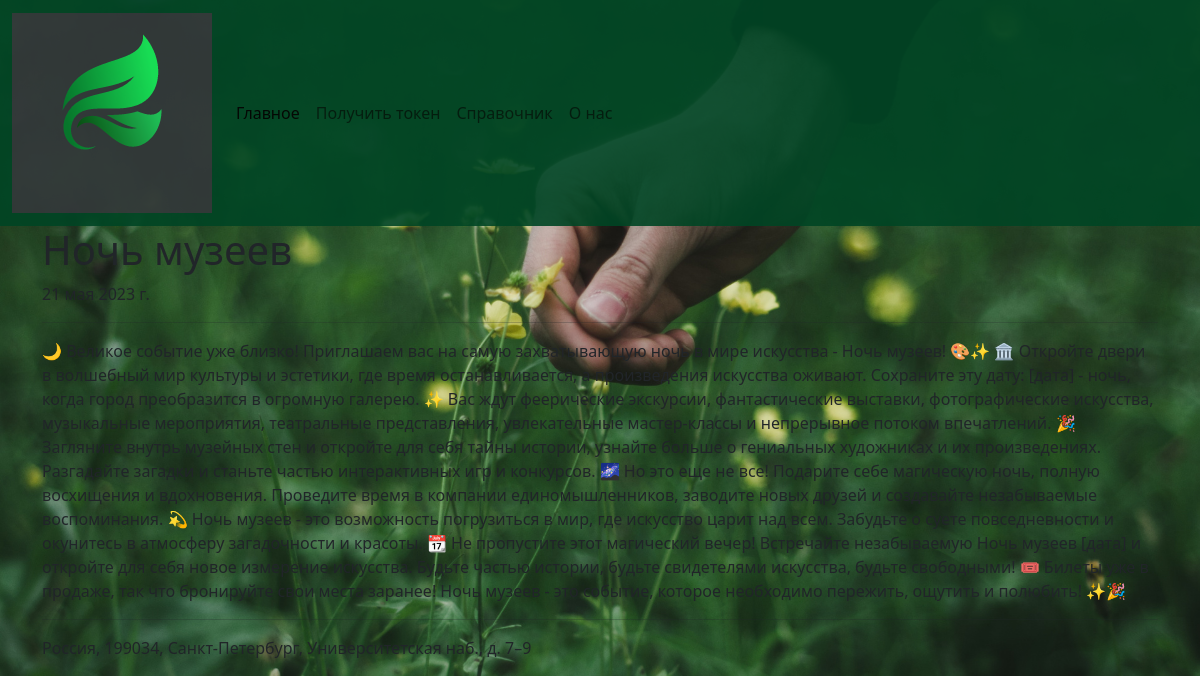
The page / on the database its author committed.
### register/models.py (models this page shows, shortened)
class Event(models.Model):
    name_event = models.CharField(max_length=255, blank=False, verbose_name='Название')
    date = models.DateField(blank=False, verbose_name='Дата(-ы) проведения')
    address = models.CharField(max_length=255,  blank=False, verbose_name='Адрес')
    anons = models.TextField(blank=False, verbose_name='Анонс')
    total = models.PositiveIntegerField(default=1200, verbose_name='Общее количество')
    class Meta:
        verbose_name = 'Событие'
        verbose_name_plural = 'События'

### main/views.py (the view)
# urls.py: path('', views.index,  name='index'),
def index(request):
    list_event = Event.objects.all()
    return render(request, 'main/index.html', {'list_event': list_event})

### main/templates/main/index.html (shortened to what this page needs)
{% extends 'main/layout.html' %}
{% block body %}
	<div id="wrapper">
		{% for el in list_event %}
			<div>
				<div id="main-text">
					<h1>{{el.name_event}}</h1>
				</div>
				<div>
					{{el.date }}
				</div>
				<hr>
				<div id="main-info">
					<p>{{el.anons}}<p>
				</div>
				<hr>
				<div id="main-info">
					<p>{{el.address}}<p>
				</div>
			</div>
		{% endfor %}
	</div>
{% endblock %}

### main/static/main/css/style.css (style rules this page uses)
body { background-image: url(../img/oboii.jpg); background-repeat: no-repeat; background-size: cover; margin: 0; }

### rows shown on the page
Event: name_event "Ночь музеев", date "21 мая 2023 г.", anons "🌙 Великое событие уже близко! Приглашаем вас на самую захватывающую ночь в мире искусства - Ночь музеев! 🎨✨ 🏛️ Откройте двери в волшебный мир культуры и эстетики, где время останавливается, а произведения искусства оживают. Сохраните эту дату: [дата] - ночь, когда город преобразится в огромную галерею. ✨ Вас ждут феерические экскурсии, фантастические выставки, фотографические искусства, музыкальные мероприятия, театральные представления, увлекательные мастер-классы и непрерывное потоком впечатлений. 🎉 Загляните внутрь музейных стен и откройте для себя тайны истории, узнайте больше о гениальных художниках и их произведениях. Разгадайте загадки и станьте частью интерактивных игр и конкурсов.…", address "Россия, 199034, Санкт-Петербург, Университетская наб., д. 7–9"
